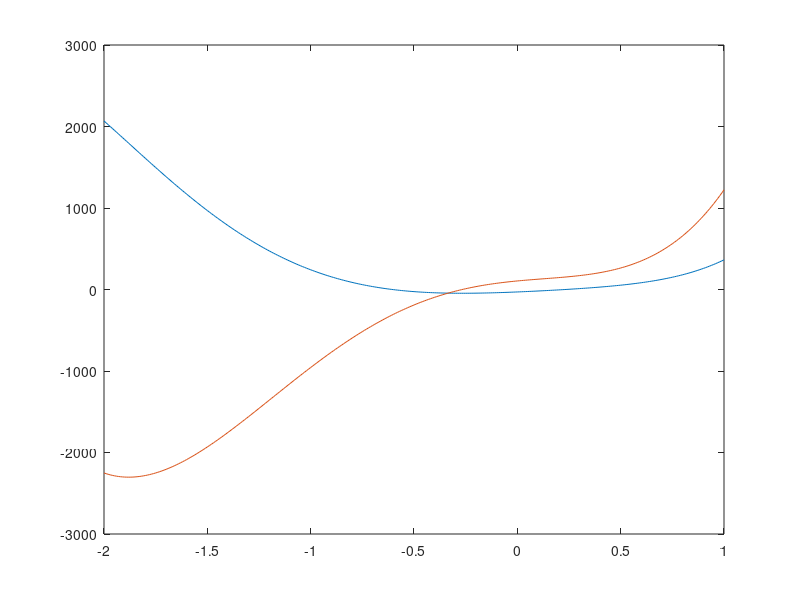

Recreate this plot in MATLAB. (Note: this script raises an error after producing the figure.)
%% polynomial是多项式
a = [9, -5, 3, 7];
x = -2 : 0.01 : 5;
f = polyval(a, x);
plot(x, f, 'LineWidth', 2);
xlabel('x');
ylabel('f(x)');
set(gca, 'FontSize', 14);
%% 多项式微分polyder
p = [5 0 -2 0 1];
pp = polyder(p);
polyval(polyder(p), 7);
x = 0 : 0.01 : 2 * pi;
plot(x, sin(x));% sin(x)不是多项式无法用poly函数计算微积分
%% exercise
a = conv([20 -7 5 10], [4 12 -3]); 
x = -2 : 0.01 : 1;
f = polyval(a,x);
g = polyval(polyder(a),x);
% plot(x,f,'b:', x,g,'r-', 'LineWidth', 2);
p = plot(x, f, x, g);
NameArray = {'LineStyle'};
ValueArray = {':', '-'};
ColorArray = {'b', 'r'};
set(p, NameArray, ValueArray, ColorArray);

% plot(x, g, 'LineWidth', 2);
%% 多项式polyint积分
p = [5 0 -2 0 1];
polyint(p, 3);
polyval(polyint(p, 3), 7);
%% diff()返回数组前后两个数字的差（后-前），可用来计算非多项式微积分
x0 = pi / 2; h = 0.00001;
x = [x0 x0 + h];
y = [sin(x0) sin(x0 + h)];
m = diff(y) ./ diff(x);
%%
h = 0.01; x = 0 : h : 2 * pi;
y = sin(x);
m = diff(y) ./ diff(x);
mm = [m 1];
plot(x, y, x, mm);
%% Various Step Size
g = colormap(lines); hold on;
for i = 1 : 4
    x = 0 : power(10, -i) : pi;
    y = sin(x); m = diff(y) ./ diff(x);
    plot(x(1 : end - 1), m, 'Color', g(i, :));
end
hold off;
set(gca, 'XLim', [0, pi / 2]); set(gca, 'YLim', [0, 1.2]);
set(gca, 'FontSize', 18); %set(gca, 'FontName', 'symbol');
set(gca, 'XTick', 0 : pi / 4 : pi / 2);
set(gca, 'XTickLabel', {'0', '\pi/4', '\pi/2'});
h = legend('h = 0.1', 'h = 0.01', 'h = 0.001', 'h = 0.0001');
set(h, 'FontName', 'Times New Roman'); box on;
%% exercise
g = colormap(lines); hold on;
for i = 1 : 3
    x = 0 : power(10, -i) : 2 * pi;
    y = exp(-x) .* sin(x.^2 / 2); m = diff(y) ./ diff(x);
    plot(x(1 : end - 1), m, 'Color', g(i, :));
end
hold off;
set(gca, 'XLim', [0, 2 * pi]); set(gca, 'YLim', [-0.2, 0.2]);
set(gca, 'FontSize', 14); %set(gca, 'FontName', 'symbol');
set(gca, 'XTick', 0 : pi / 2 : 2 * pi);
set(gca, 'XTickLabel', {'0', '\pi/2', '\pi', '3\pi/2', '2\pi'});
h = legend('h = 0.1', 'h = 0.01', 'h = 0.001');
set(h, 'FontName', 'Times New Roman'); box on;
%%
y = @(x) 1 ./ (x.^3 - 2 * x - 5);
integral(y, 0, 2);